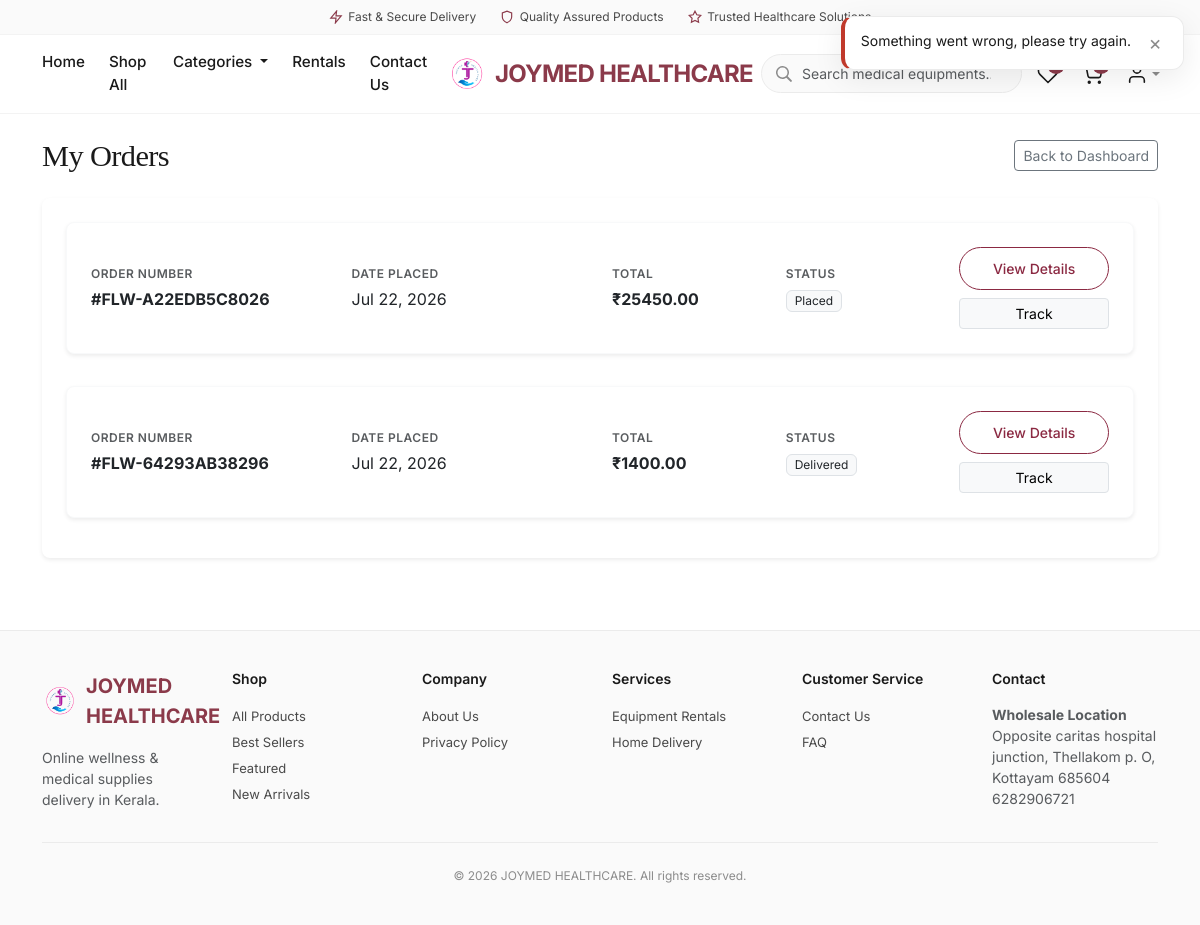
Before: /orders/ (signed in) with the older database file.
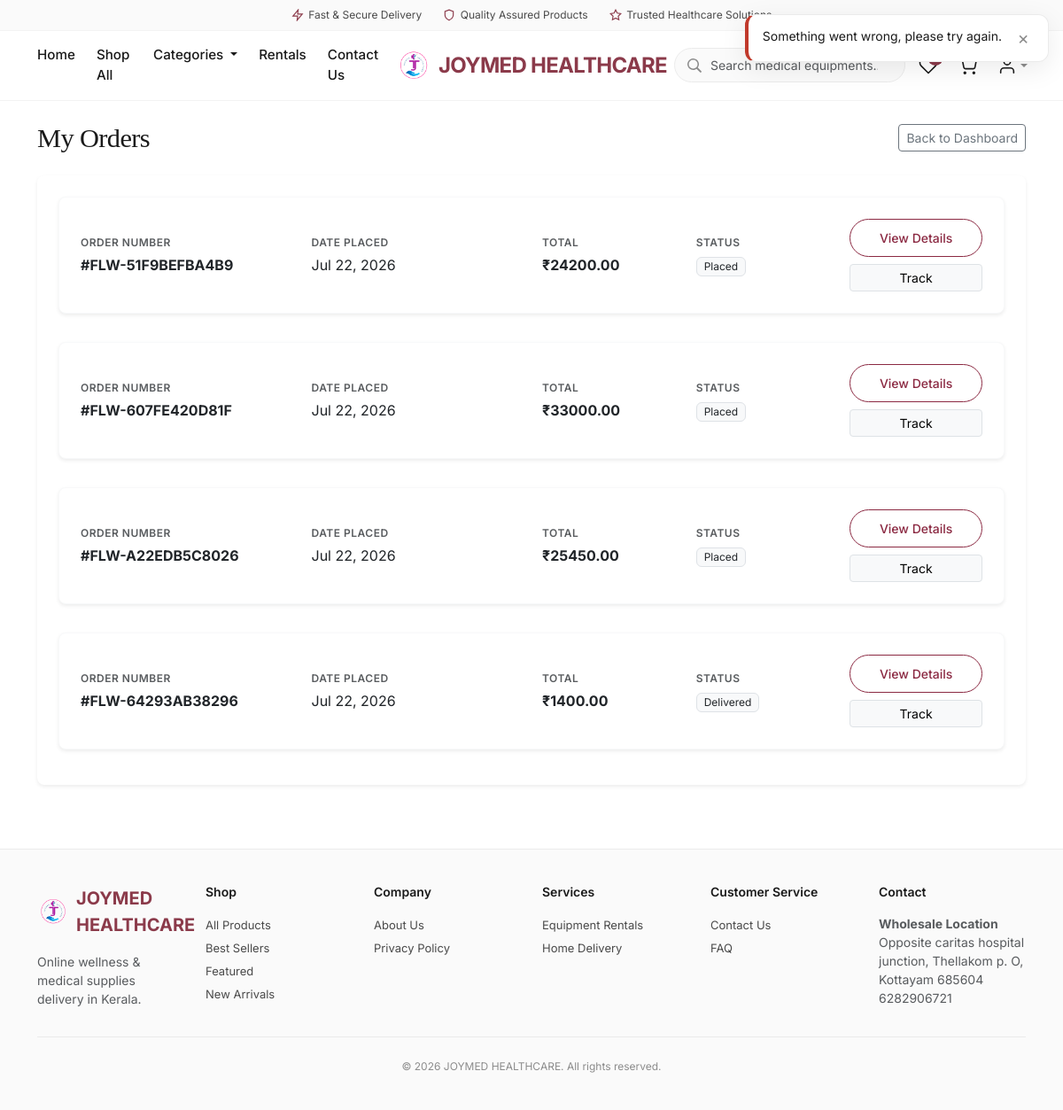
After: the same page with the newer database file.
### orders/models.py (models this page shows, shortened)
class Order(TimeStampedModel):
    customer_profile = models.ForeignKey(
        "accounts.CustomerProfile",
        on_delete=models.CASCADE,
        related_name="orders",
        null=True,
        blank=True,
        verbose_name="Customer profile",
        help_text="Owner of this order; null for guest checkout.",
    )
    cart = models.ForeignKey(
        "cart.Cart",
        on_delete=models.SET_NULL,
        null=True,
        blank=True,
        related_name="orders",
        verbose_name="Source cart",
    )
    order_number = models.CharField(
        max_length=32,
        unique=True,
        db_index=True,
        verbose_name="Order number",
        help_text="Human-readable unique order reference.",
    )
    idempotency_key = models.CharField(
        max_length=64,
        unique=True,
        null=True,
        blank=True,
        db_index=True,
        verbose_name="Idempotency key",
        help_text="Client-supplied key preventing duplicate order creation.",
    )
    order_status = models.CharField(
        max_length=20,
        choices=OrderStatus.choices,
        default=OrderStatus.RECEIVED,
        db_index=True,
        verbose_name="Order status",
    )
    delivery_date = models.DateField(
        null=True,
        blank=True,
        verbose_name="Delivery date",
        db_index=True,
    )
    subtotal = models.DecimalField(max_digits=12, decimal_places=2, default=0)
    coupon_discount = models.DecimalField(max_digits=12, decimal_places=2, default=0)
    delivery_charge = models.DecimalField(max_digits=12, decimal_places=2, default=0)
    total_amount = models.DecimalField(
        max_digits=12,
        decimal_places=2,
        verbose_name="Total amount",
        help_text="Order total in the customer's checkout currency.",
    )
    currency = models.ForeignKey(
        "core.Currency",
        on_delete=models.PROTECT,
        null=True,
        blank=True,
        related_name="orders",
        verbose_name="Currency",
    )
    delivery_address_snapshot = models.JSONField(
        default=dict,
        verbose_name="Delivery address snapshot",
    )
    invoice_details = models.JSONField(default=dict, verbose_name="Invoice details")
    class Meta:
        verbose_name = "Order"
        verbose_name_plural = "Orders"
        indexes = [
            models.Index(
                fields=["customer_profile", "-created_at"],
                name="ord_customer_created_idx",
            ),
            models.Index(fields=["order_status"], name="orders_order_status_idx"),
            models.Index(fields=["idempotency_key"], name="orders_idempotency_key_idx"),
        ]
        ordering = ["-created_at"]

### core/models.py (models this page shows, shortened)
class TimeStampedModel(models.Model):
    created_at = models.DateTimeField(
        auto_now_add=True,
        db_index=True,
        verbose_name="Created at",
        help_text="Timestamp when this record was first created.",
    )
    updated_at = models.DateTimeField(
        auto_now=True,
        db_index=True,
        verbose_name="Updated at",
        help_text="Timestamp when this record was last modified.",
    )
    class Meta:
        abstract = True

class SiteSettings(TimeStampedModel):
    site_name = models.CharField(max_length=120, default="JOYMED HEALTHCARE")
    logo = models.ImageField(upload_to="site/", blank=True, null=True, verbose_name="Logo")
    primary_color = models.CharField(max_length=7, default="#1B4332")
    secondary_color = models.CharField(max_length=7, default="#D4A574")
    font_family = models.CharField(max_length=120, default="Inter, sans-serif")
    facebook_url = models.URLField(blank=True)
    instagram_url = models.URLField(blank=True)
    twitter_url = models.URLField(blank=True)
    whatsapp_number = models.CharField(max_length=20, blank=True)
    vendor_email = models.EmailField(
        blank=True,
        verbose_name="Vendor Email",
        help_text="Email address to receive quote requests and contact inquiries.",
    )
    default_currency = models.ForeignKey(
        Currency,
        on_delete=models.PROTECT,
        null=True,
        blank=True,
        related_name="+",
    )
    default_language = models.CharField(max_length=5, default="en")
    tax_rate_percent = models.DecimalField(max_digits=5, decimal_places=2, default=0)
    default_shipping_charge = models.DecimalField(max_digits=10, decimal_places=2, default=50)
    card_gateway_public_key_env = models.CharField(
        max_length=80,
        default="CARD_GATEWAY_PUBLIC_KEY",
        help_text="Environment variable name for the card gateway public key.",
    )
    qatar_gateway_public_key_env = models.CharField(
        max_length=80,
        default="QATAR_GATEWAY_PUBLIC_KEY",
        blank=True,
    )
    order_email_template_slug = models.CharField(max_length=80, default="order-status")
    whatsapp_template_slug = models.CharField(max_length=80, default="order-whatsapp")
    razorpay_key_id = models.CharField(
        max_length=120,
        blank=True,
        verbose_name="Razorpay Key ID",
        help_text="Razorpay Key ID / Test Key ID for payment processing.",
    )
    razorpay_key_secret = models.CharField(
        max_length=120,
        blank=True,
        verbose_name="Razorpay Key Secret",
        help_text="Razorpay Key Secret / Test Key Secret for payment signature verification.",
    )
    class Meta:
        verbose_name = "Site settings"
        verbose_name_plural = "Site settings"

### orders/views.py (the view)
# urls.py: path("", views.order_list_view, name="list"),
@login_required
@require_GET
def order_list_view(request: HttpRequest) -> HttpResponse:
    profile = request.user.customer_profile
    page = int(request.GET.get("page", 1))
    orders_page = get_customer_orders(customer_profile=profile, page=page, page_size=20)
    return render(
        request,
        "orders/order_list.html",
        {
            "orders": orders_page["results"],
            "pagination": {
                "page": orders_page["page"],
                "total_count": orders_page["total_count"],
                "total_pages": orders_page["total_pages"],
                "has_next": orders_page["has_next"],
                "has_previous": orders_page["has_previous"],
            }
        },
    )

### templates/orders/order_list.html (shortened to what this page needs)
{% extends "base.html" %}
{% load i18n %}
{% block content %}
<div class="container page-container py-4">
  <div class="d-flex justify-content-between align-items-center mb-4">
    <h1 class="section-title mb-0">{% trans "My Orders" %}</h1>
    <a href="{% url 'accounts:dashboard' %}" class="btn btn-outline-secondary btn-sm">{% trans "Back to Dashboard" %}</a>
  </div>
  {% if orders %}
  <div class="card border-0 shadow-sm rounded-3">
    <div class="card-body p-4">
      <div class="d-flex flex-column gap-3">
        {% for order in orders %}
        <div class="card border border-light rounded-3 mb-3 shadow-sm bg-white" style="transition: transform 0.2s, box-shadow 0.2s;" onmouseover="this.style.transform='translateY(-2px)'; this.style.boxShadow='0 .5rem 1rem rgba(0,0,0,.08)';" onmouseout="this.style.transform='translateY(0)'; this.style.boxShadow='0 .125rem .25rem rgba(0,0,0,.075)';">
          <div class="card-body p-3 p-md-4">
            <div class="row align-items-center">
              <div class="col-md-3 mb-2 mb-md-0">
                <span class="text-muted small text-uppercase fw-semibold d-block mb-1" style="font-size: 0.75rem; letter-spacing: 0.5px;">{% trans "Order Number" %}</span>
                <span class="fw-bold text-dark fs-6">#{{ order.order_number }}</span>
              </div>
              <div class="col-md-3 mb-2 mb-md-0">
                <span class="text-muted small text-uppercase fw-semibold d-block mb-1" style="font-size: 0.75rem; letter-spacing: 0.5px;">{% trans "Date Placed" %}</span>
                <span class="text-dark">{{ order.created_at|date:"M d, Y" }}</span>
              </div>
              <div class="col-md-2 mb-2 mb-md-0">
                <span class="text-muted small text-uppercase fw-semibold d-block mb-1" style="font-size: 0.75rem; letter-spacing: 0.5px;">{% trans "Total" %}</span>
                <span class="fw-bold text-dark">₹{{ order.total_amount }}</span>
              </div>
              <div class="col-md-2 mb-3 mb-md-0">
                <span class="text-muted small text-uppercase fw-semibold d-block mb-1" style="font-size: 0.75rem; letter-spacing: 0.5px;">{% trans "Status" %}</span>
                <span class="badge bg-light text-dark border px-2 py-1 fw-normal">{{ order.get_order_status_display|default:order.order_status }}</span>
              </div>
              <div class="col-md-2 text-md-end">
                <a href="{% url 'orders:detail' order_id=order.pk %}" class="btn btn-outline-floward btn-sm w-100 mb-2 fw-medium">{% trans "View Details" %}</a>
                <a href="{% url 'orders:tracking' order_id=order.pk %}" class="btn btn-light border btn-sm w-100">{% trans "Track" %}</a>
              </div>
            </div>
          </div>
        </div>
        {% endfor %}
      </div>
    </div>
  </div>
  {% endif %}
</div>
{% endblock %}

### templates/includes/footer.html (shortened to what this page needs)
{% load i18n %}
<footer class="site-footer">
  <div class="container">
    <div class="row g-4">
      <div class="col-md-4 col-lg-2">
        <div class="d-flex align-items-center mb-3">
          {% if site_settings.logo %}
            <img src="{{ site_settings.logo.url }}" alt="{{ site_settings.site_name }} Logo" style="height: 36px; width: auto; object-fit: contain;" class="me-2">
          {% endif %}
          <div class="footer-brand mb-0">{{ site_settings.site_name|default:"JOYMED HEALTHCARE" }}</div>
        </div>
        <p class="small text-muted mb-0">{% trans "Online wellness & medical supplies delivery in Kerala." %}</p>
      </div>
      <div class="col-6 col-md-2">
        <h6>{% trans "Shop" %}</h6>
        <a href="{% url 'catalog:plp' %}">{% trans "All Products" %}</a>
        <a href="{% url 'catalog:plp' %}?bestseller=1">{% trans "Best Sellers" %}</a>
        <a href="{% url 'catalog:plp' %}?featured=1">{% trans "Featured" %}</a>
        <a href="{% url 'catalog:plp' %}?new_arrival=1">{% trans "New Arrivals" %}</a>
      </div>
      <div class="col-6 col-md-2">
        <h6>{% trans "Company" %}</h6>
        <a href="{% url 'core:about-us' %}">{% trans "About Us" %}</a>
        <a href="{% url 'core:privacy-policy' %}">{% trans "Privacy Policy" %}</a>
      </div>
      <div class="col-6 col-md-2">
        <h6>{% trans "Services" %}</h6>
        <a href="{% url 'catalog:rental-list' %}">{% trans "Equipment Rentals" %}</a>
        <a href="#">{% trans "Home Delivery" %}</a>
      </div>
      <div class="col-6 col-md-2">
        <h6>{% trans "Customer Service" %}</h6>
        <a href="{% url 'core:contact-us' %}">{% trans "Contact Us" %}</a>
        <a href="{% url 'core:faq' %}">{% trans "FAQ" %}</a>
      </div>
      <div class="col-md-4 col-lg-2">
        <h6>{% trans "Contact" %}</h6>
        <p class="small text-muted mb-0">
          <strong>{% trans "Wholesale Location" %}</strong><br>
          Opposite caritas hospital junction, Thellakom p. O, Kottayam 685604<br>
           6282906721
        </p>
      </div>
    </div>
    <p class="footer-copy text-center mb-0">&copy; {% now "Y" %} JOYMED HEALTHCARE. {% trans "All rights reserved." %}
    </p>
  </div>
</footer>

Changed rows visible on the page:
added Order: order_number "FLW-51F9BEFBA4B9", created_at "Jul 22, 2026", total_amount "24200.00", order_status "Placed"
added Order: order_number "FLW-607FE420D81F", created_at "Jul 22, 2026", total_amount "33000.00", order_status "Placed"
